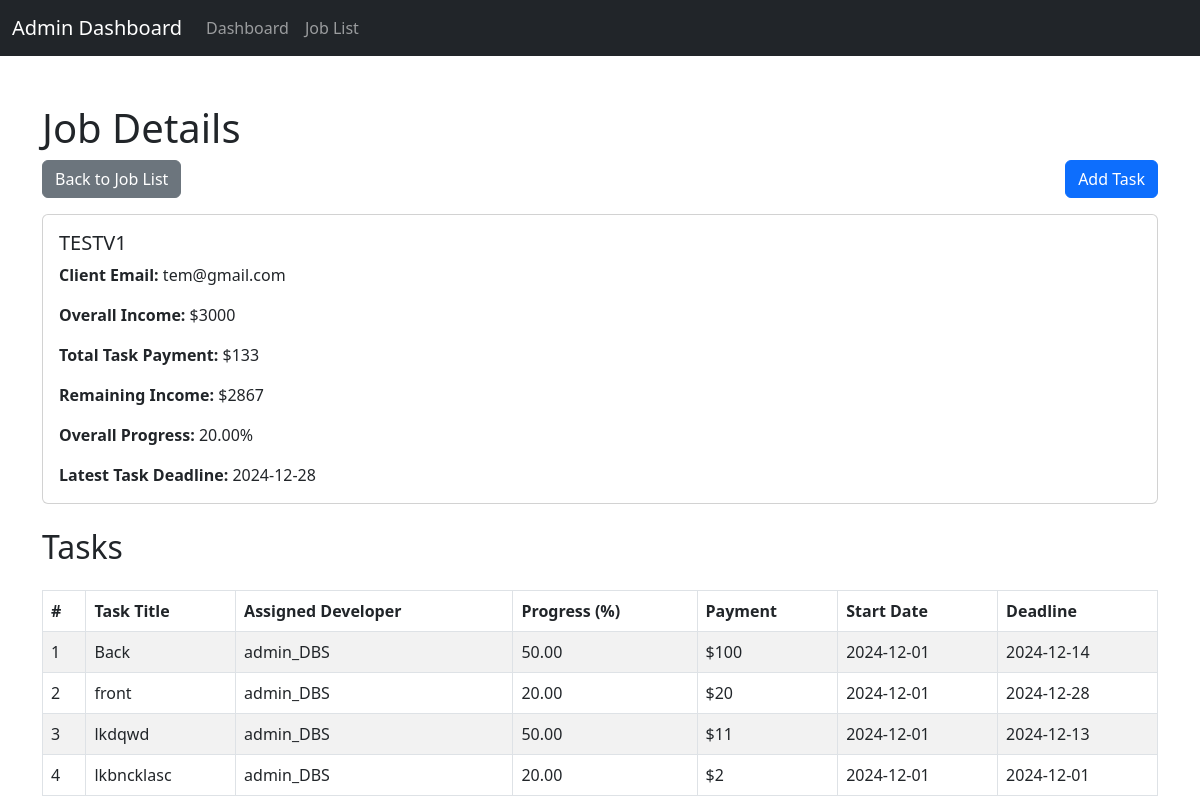
Page /job_details/1/ on the committed database.
### fin_app_v2/models.py (models this page shows, shortened)
class Job(models.Model):
    title = models.CharField(max_length=100)
    client_email = models.EmailField(unique=True)
    client_password = models.CharField(max_length=100)
    over_all_income = models.PositiveIntegerField(default=0)  # Total income for the job
    created_at = models.DateTimeField(auto_now_add=True)  # Add this field
    def get_overall_progress(self):
        total_percentage = 0
        total_weight = 0
        tasks = self.tasks.all()  # если related_name не задан, используйте _set
        for task in tasks:
            total_percentage += task.progress * (task.task_percentage / 100)
            total_weight += task.task_percentage
        if total_weight > 0:
            overall_progress = (total_percentage / total_weight) * 100
        else:
            overall_progress = 0
        return round(overall_progress)

class Task(models.Model):
    job = models.ForeignKey(Job, on_delete=models.CASCADE, related_name='tasks')
    title = models.CharField(max_length=100)
    hours = models.PositiveIntegerField(default=1)  # Default to 1 if not set
    description = models.TextField()
    assigned_users = models.ManyToManyField(User, related_name='developer_tasks')
    task_percentage = models.PositiveIntegerField()  # Percentage this task represents in the project
    progress = models.PositiveIntegerField(default=0)  # Developer's current progress (0-100%)
    start_date = models.DateField(auto_now_add=True, null=True)  # Start date for the task
    deadline = models.DateField(null=True, blank=True)  # Deadline for the task
    feedback = models.TextField(blank=True, null=True)  # Feedback from developer
    money_for_task = models.PositiveIntegerField(default=0)  # Payment for the task
    paid = models.BooleanField(default=False)  # To track if the developer has been paid

### fin_app_v2/views.py (the view)
# urls.py: path('job_details/<int:job_id>/', views.job_details, name='job_details'),
def job_details(request, job_id):
    job = get_object_or_404(Job, id=job_id)
    tasks = Task.objects.filter(job=job)
    paginator = Paginator(tasks, 10)  # Show 10 tasks per page
    page_number = request.GET.get('page')
    page_tasks = paginator.get_page(page_number)
    latest_deadline = tasks.aggregate(Max('deadline'))['deadline__max'] if tasks else None
    overall_progress = job.get_overall_progress() if job.get_overall_progress() else 0
    total_task_payment = tasks.aggregate(Sum('money_for_task'))['money_for_task__sum'] or 0
    remaining_income = job.over_all_income - total_task_payment
    return render(request, 'job_details.html', {
        'job': job,
        'tasks': page_tasks,  # Pass the paginated tasks
        'latest_deadline': latest_deadline,
        'overall_progress': overall_progress,
        'total_task_payment': total_task_payment,
        'remaining_income': remaining_income,
    })

### templates/job_details.html (shortened to what this page needs)
<!DOCTYPE html>
<html lang="en">
<head>
    <link href="https://cdn.jsdelivr.net/npm/bootstrap@5.3.0-alpha1/dist/css/bootstrap.min.css" rel="stylesheet">
</head>
<body>
    <nav class="navbar navbar-expand-lg navbar-dark bg-dark">
        <div class="container-fluid">
            <a class="navbar-brand" href="{% url 'admin_dashboard' %}">Admin Dashboard</a>
            <div class="collapse navbar-collapse" id="navbarNav">
                <ul class="navbar-nav">
                    <li class="nav-item">
                        <a class="nav-link" href="{% url 'admin_dashboard' %}">Dashboard</a>
                    </li>
                    <li class="nav-item">
                        <a class="nav-link" href="{% url 'job_list' %}">Job List</a>
                    </li>
                </ul>
            </div>
        </div>
    </nav>
    <div class="container mt-5">
        <h1>Job Details</h1>
        <div class="d-flex justify-content-between align-items-center mb-3">
            <a href="{% url 'job_list' %}" class="btn btn-secondary">Back to Job List</a>
            <a href="{% url 'add_task_to_job' job.id %}" class="btn btn-primary">Add Task</a>
        </div>
        <div class="card mb-4">
            <div class="card-body">
                <h5 class="card-title">{{ job.title }}</h5>
                <p class="card-text"><strong>Client Email:</strong> {{ job.client_email }}</p>
                <p class="card-text"><strong>Overall Income:</strong> ${{ job.over_all_income }}</p>
                <p class="card-text"><strong>Total Task Payment:</strong> ${{ total_task_payment }}</p>
                <p class="card-text"><strong>Remaining Income:</strong> ${{ remaining_income }}</p>
                <p class="card-text"><strong>Overall Progress:</strong> {{ overall_progress|floatformat:2 }}%</p>
                {% if latest_deadline %}
                    <p class="card-text"><strong>Latest Task Deadline:</strong> {{ latest_deadline|date:"Y-m-d" }}</p>
                {% endif %}
            </div>
        </div>
        <div class="table-responsive">
            <h2 class="mb-4">Tasks</h2>
            <table class="table table-striped table-bordered">
                <thead>
                    <tr>
                        <th>#</th>
                        <th>Task Title</th>
                        <th>Assigned Developer</th>
                        <th>Progress (%)</th>
                        <th>Payment</th>
                        <th>Start Date</th>
                        <th>Deadline</th>
                    </tr>
                </thead>
                <tbody>
                    {% for task in tasks %}
                        <tr>
                            <td>{{ forloop.counter }}</td>
                            <td>{{ task.title }}</td>
                            <td>
                                {% if task.assigned_users.count > 0 %}
                                    {{ task.assigned_users.all|join:", " }}
                                {% else %}
                                    Unassigned
                                {% endif %}
                            </td>
                            <td>{{ task.progress|floatformat:2 }}</td>
                            <td>${{ task.money_for_task }}</td>
                            <td>{{ task.start_date|date:"Y-m-d" }}</td>
                            <td>{{ task.deadline|date:"Y-m-d" }}</td>
                        </tr>
                    {% empty %}
                        <tr>
                            <td colspan="7" class="text-center">No tasks found.</td>
                        </tr>
                    {% endfor %}
                </tbody>
            </table>
        </div>
    </div>
</body>
</html>

### rows in the picture
Job: title "TESTV1", client_email "tem@gmail.com", over_all_income "3000"
Task: title "Back", assigned_users.all "admin_DBS", progress "50.00", money_for_task "100", start_date "2024-12-01", deadline "2024-12-14"
Task: title "front", assigned_users.all "admin_DBS", progress "20.00", money_for_task "20", start_date "2024-12-01", deadline "2024-12-28"
Task: title "lkdqwd", assigned_users.all "admin_DBS", progress "50.00", money_for_task "11", start_date "2024-12-01", deadline "2024-12-13"
Task: title "lkbncklasc", assigned_users.all "admin_DBS", progress "20.00", money_for_task "2", start_date "2024-12-01", deadline "2024-12-01"

### other values in the picture
{{ total_task_payment }} "133"
{{ remaining_income }} "2867"
{{ overall_progress|floatformat:2 }} "20.00"
{{ latest_deadline|date:"Y-m-d" }} "2024-12-28"
